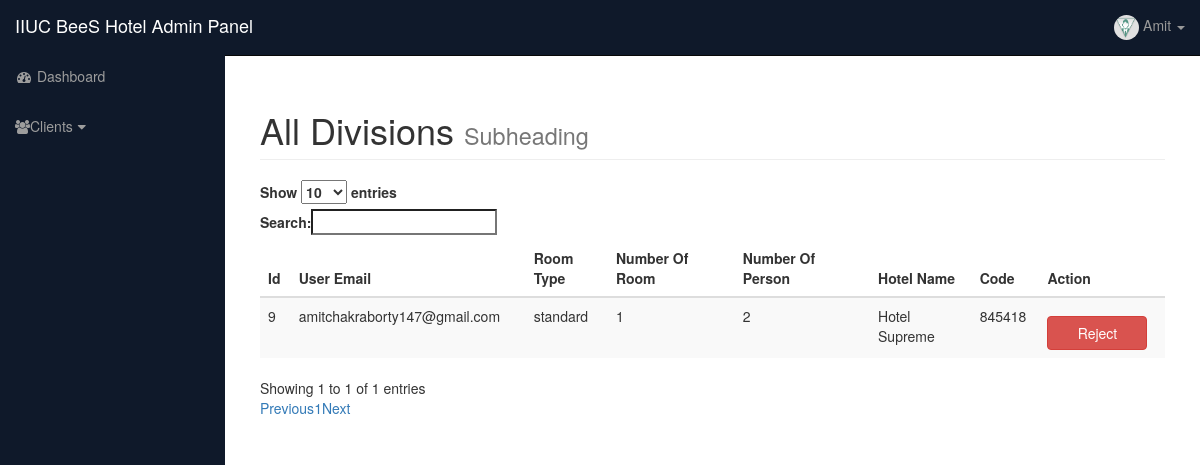
The page /hotels/clients.php (signed in) on the database its author committed.
### tables this page shows
CREATE TABLE `tbl_registered_hotel` (
  `id` int(11) NOT NULL,
  `hotel_name` varchar(255) NOT NULL,
  `hotel_admin_name` varchar(255) NOT NULL,
  `phone_number` int(20) NOT NULL,
  `hotel_email` varchar(255) NOT NULL,
  `password` varchar(255) NOT NULL,
  `hotel_location` text NOT NULL,
  `hotel_description` text NOT NULL,
  `city_id` int(11) NOT NULL,
  `hotel_image` varchar(255) NOT NULL,
  `pending_info` varchar(3) NOT NULL
);

CREATE TABLE `tbl_book` (
  `id` int(11) NOT NULL,
  `user_email` varchar(255) NOT NULL,
  `room_type` varchar(255) NOT NULL,
  `number_of_room` int(3) NOT NULL,
  `number_of_persons` int(3) NOT NULL,
  `code` varchar(255) NOT NULL,
  `hotel_id` int(3) NOT NULL,
  `pending_info` varchar(3) NOT NULL,
  `confirm_booking` varchar(3) NOT NULL
);

### includes/db_object.php (called while the page is built, shortened)
<?php
class DB_object
{
    public static function find_by_id($id)
    {
        $query = "SELECT * FROM " . static::$db_table . " WHERE id = $id";
        $the_result_array = static::find_by_query($query);
        return !empty($the_result_array) ? array_shift($the_result_array) : false;
    }
    public static function find_by_query($sql)
    {
        global $database;
        $result_set = $database->query($sql);
        $the_object_array = array();
        if($result_set) {
            while ($row = mysqli_fetch_assoc($result_set)) {
                $the_object_array[] = static::instantiation($row);
            }
        }
        return $the_object_array;
    }
    public static function instantiation($the_record)
    {
        $the_object = new $calling_class;
        foreach ($the_record as $the_attribute => $value) {
            if ($the_object->has_the_attribute($the_attribute)) {
                $the_object->$the_attribute = $value;
            }
        }
        return $the_object;
    }
    private function has_the_attribute($the_attribute)
    {
        $object_properties = get_object_vars($this);
        return array_key_exists($the_attribute, $object_properties);
    }
}
?>

### includes/database.php (called while the page is built, shortened)
<?php
class Database
{
    public $connection;
    public function open_db_connection()
    {
        $this->connection = mysqli_connect(DB_HOST, DB_USER, DB_PASS, DB_NAME);
    }
    public function query($sql)
    {
        $result = mysqli_query($this->connection, $sql);
        return $result;
    }
}
$database = new Database();
?>

### includes/booking.php (called while the page is built, shortened)
<?php
class Booking extends DB_object
{
    public static function get_confirmed_clients()
    {
        global $database;
        $query = "SELECT tbl_book.id, user_email, room_type, number_of_room, number_of_persons, tbl_registered_hotel.hotel_name, code from tbl_book INNER JOIN tbl_registered_hotel
                  ON tbl_book.hotel_id = tbl_registered_hotel.id WHERE tbl_book.pending_info = '1' AND confirm_booking = '0'";
        return $database->query($query);
    }
}
?>

### hotels/confirmed_clients.php (the view, shortened to what this page needs)
<?php require_once("includes/header.php"); ?>
<?php require_once("includes/top_nav.php"); ?>
<?php require_once("includes/side_nav.php"); ?>
<?php
$clients = Booking::get_confirmed_clients();
?>
<div id="page-wrapper">
    <div class="container-fluid">
        <div class="row">
            <div class="col-lg-12">
                <h1 class="page-header">
                    All Divisions
                    <small>Subheading</small>
                </h1>
                <table id="myTable" class="table tab-content table-striped table-hover">
                    <thead>
                    <tr>
                        <th>Id</th>
                        <th>User Email</th>
                        <th>Room Type</th>
                        <th>Number Of Room</th>
                        <th>Number Of Person</th>
                        <th>Hotel Name</th>
                        <th>Code</th>
                        <th>Action</th>
                    </tr>
                    </thead>
                    <tbody>
                    <?php while ($row = mysqli_fetch_assoc($clients)) { ?>
                        <tr>
                            <td><?php echo $row['id']; ?></td>
                            <td><?php echo $row['user_email'] ?></td>
                            <td><?php echo $row['room_type']; ?></td>
                            <td><?php echo $row['number_of_room']; ?></td>
                            <td><?php echo $row['number_of_persons']; ?></td>
                            <td><?php echo $row['hotel_name']; ?></td>
                            <td><?php echo $row['code']; ?></td>
                            <td>
                                <a href="" class="btn btn-danger "
                                   style="width: 100px; margin-top: 10px;">Reject</a>
                            </td>
                        </tr>
                    <?php }; ?>
                    </tbody>
                </table>
            </div>
        </div>
    </div>
</div>
</div>
<?php require_once("includes/footer.php"); ?>

### hotels/includes/top_nav.php (shortened to what this page needs)
<?php ob_start();
if(isset($_SESSION["hotel_admin_id"]))
{
    $id=$_SESSION["hotel_admin_id"];
    $user=RegisterHotel::find_by_id($id);
    $name=$user->hotel_admin_name;
}
?>
<nav class="navbar navbar-inverse navbar-fixed-top" role="navigation">
    <div class="navbar-header">
        <a class="navbar-brand" href="../index.php">IIUC BeeS Hotel Admin Panel</a>
    </div>
    <ul class="nav navbar-right top-nav">
        <li class="dropdown">
            <a href="#" class="dropdown-toggle" data-toggle="dropdown"><img
                        src="images/user.PNG" class="profile-image img-circle "
                        style="height: 25px; width: 25px;"> <?php echo $name;?> <b
                        class="caret"></b></a>
        </li>
    </ul>

### hotels/css/sb-admin.css (style rules this page uses)
body { margin-top: 100px; background-color: #222; }
@media (min-width:768px) { body { margin-top: 50px; } }
#page-wrapper { width: 100%; padding: 0; background-color: #fff; }
@media (min-width:768px) { #page-wrapper { padding: 10px; } }
.top-nav { padding: 0 15px; }
.top-nav>li { display: inline-block; float: left; }
.top-nav>li>a { padding-top: 15px; padding-bottom: 15px; line-height: 20px; color: #999; }

### rows shown on the page
tbl_registered_hotel: hotel_admin_name "Amit"
tbl_book: id "9", user_email "amitchakraborty147@gmail.com", room_type "standard", number_of_room "1", number_of_persons "2", hotel.hotel_name "Hotel Supreme", code "845418"
